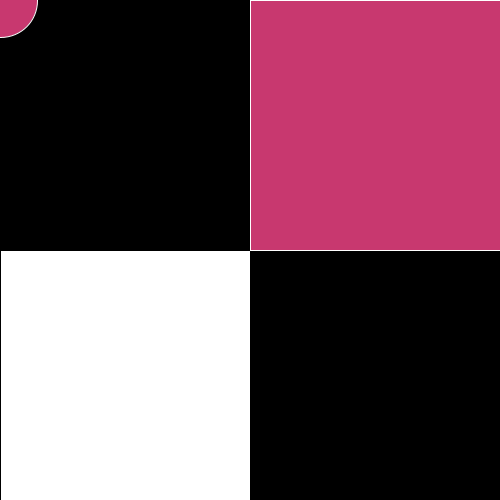
Frame 1 (no input)
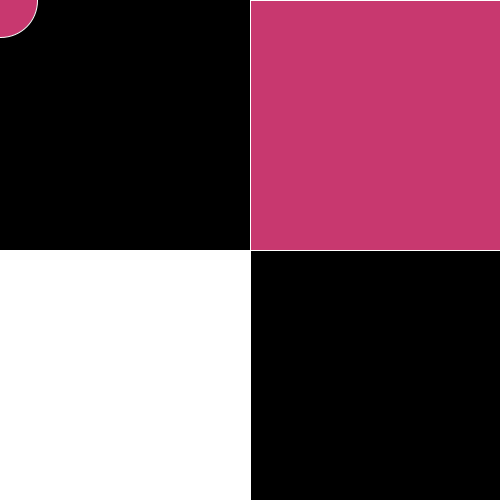
Frame 60 (the mouse pressed at the canvas centre just before this capture)
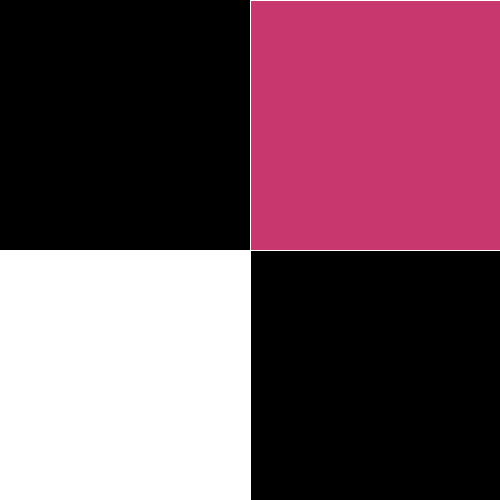
Frame 120 (the mouse held since frame 60 and released just before this capture)

The Processing sketch that drew these frames (run headless with seeded random() and noise(); from frame 60 on, the mouse is pressed at the canvas centre):

// Processing sketch: processing_90133
// ── processing_90133.pde

//Adrianne Born
//Week 3 hw
//Creative Computing Ben Norskov
//18 Feb 2013

void setup () {
  size(500, 500);
}
//commands

void draw () {
  background(0);
  fill(255);
  rect(250, 0, 250, 250);
  rect(0, 250, 250, 250);
  stroke(255);
  fill(200, 0, 45);
  if ((mouseX < 250) && (mouseY <250)) {
    ellipse(mouseX, mouseY, 50, 50);
  }

  fill (200, 56, 111);
  if ((mouseY < 125) &&( mouseX <250)) {
    ellipse (mouseX, mouseY, 75, 75);
  }


  //DIVIDE


  if ((mouseY >250) && (mouseX >250)) {
    line(250, 250, mouseX, mouseY);
    line(width, 250, mouseX, mouseY);
    line(375, height, mouseX, mouseY);
    line(375, height/2, mouseX, mouseY);
    line(width, height, mouseX, mouseY);
    line(250, height, mouseX, mouseY);
    line(250, 375, mouseX, mouseY);
    line(width, 375, mouseX, mouseY);
  }

  //DIVIDE

    rect(250, 0, 250, 250);
    if ((mouseX>250)&&(mouseX<500))
      if ((mouseY>0)&&(mouseY<250)) {
        fill(200, 0, 45);
        rect(250, 0, 250, 250);
      }
  };
